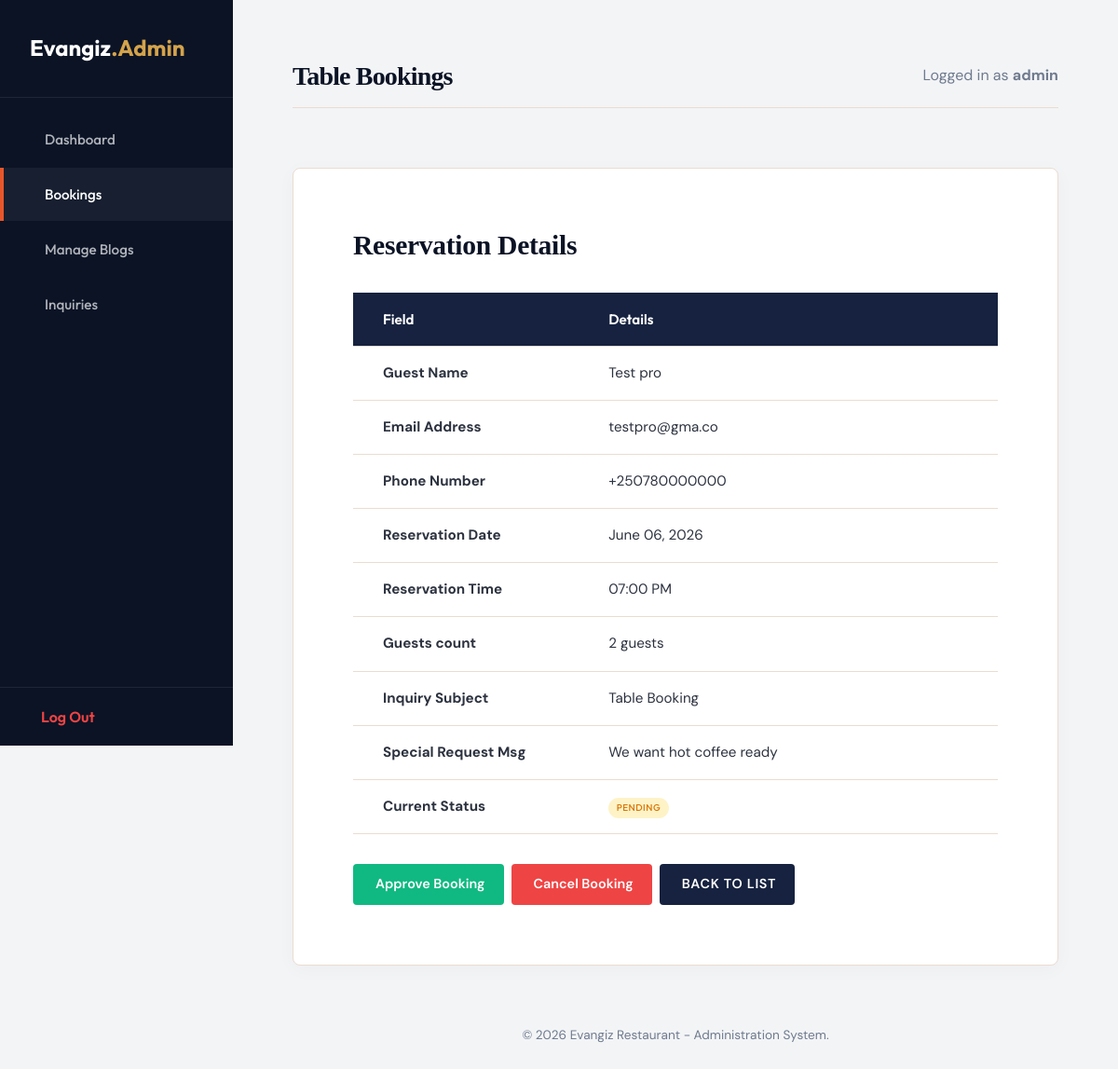
Screenshot of /admin/bookings.php?action=view&id=1 (signed in) with the database file from the repository.
### tables this page shows
CREATE TABLE bookings (
    id INTEGER PRIMARY KEY AUTOINCREMENT,
    name VARCHAR(100) NOT NULL,
    email VARCHAR(100) NOT NULL,
    phone VARCHAR(30) NOT NULL,
    booking_date DATE NOT NULL,
    booking_time TIME NOT NULL,
    guests INTEGER NOT NULL,
    subject VARCHAR(255) DEFAULT 'Table Booking',
    message TEXT DEFAULT NULL,
    status VARCHAR(20) DEFAULT 'Pending',
    created_at TIMESTAMP DEFAULT CURRENT_TIMESTAMP
);

### config.php (called while the page is built, shortened)
<?php
function url($path = '') {
    $project_root = str_replace('\\', '/', __DIR__);
    $script_filename = str_replace('\\', '/', $_SERVER['SCRIPT_FILENAME'] ?? '');
    $script_name = str_replace('\\', '/', $_SERVER['SCRIPT_NAME'] ?? '');
    $base_url = '';
    if (!empty($script_filename) && !empty($script_name)) {
        if (strpos($script_filename, $project_root) === 0) {
            $suffix = substr($script_filename, strlen($project_root));
            if (substr($script_name, -strlen($suffix)) === $suffix) {
                $base_url = substr($script_name, 0, strlen($script_name) - strlen($suffix));
            } else {
                $base_url = dirname($script_name);
                if ($base_url === '\\' || $base_url === '/') {
                    $base_url = '';
                }
            }
        }
    }
    $base_url = rtrim(str_replace('\\', '/', $base_url), '/');
    return $base_url . '/' . ltrim($path, '/');
}
?>

### admin/bookings.php (the view, shortened to what this page needs)
<?php
include_once __DIR__ . '/includes/header.php';
$action = $_GET['action'] ?? 'list';
$booking_id = intval($_GET['id'] ?? 0);
$view_booking = null;
if ($action === 'list') {
    try {
        $bookings = $conn->query("SELECT * FROM bookings ORDER BY booking_date DESC, booking_time DESC")->fetchAll();
    } catch (PDOException $e) {
        $alert_error = "Database read error: " . $e->getMessage();
    }
} elseif ($action === 'view' && $booking_id > 0) {
    try {
        $stmt = $conn->prepare("SELECT * FROM bookings WHERE id = ? LIMIT 1");
        $stmt->execute([$booking_id]);
        $view_booking = $stmt->fetch();
    } catch (PDOException $e) {
        $alert_error = "Database read error: " . $e->getMessage();
        $action = 'list';
    }
}
?>
<?php if ($action === 'view' && $view_booking): ?>
    <div class="admin-form-panel" style="max-width: 900px; width: 100%;">
        <h3 style="margin-bottom: var(--space-lg); color: var(--color-primary);">Reservation Details</h3>
        <table class="admin-table" style="margin-bottom: var(--space-lg);">
            <tr>
                <th style="width: 35%;">Field</th>
                <th>Details</th>
            </tr>
            <tr>
                <td><strong>Guest Name</strong></td>
                <td><?php echo htmlspecialchars($view_booking['name']); ?></td>
            </tr>
            <tr>
                <td><strong>Email Address</strong></td>
                <td><a href="mailto:<?php echo htmlspecialchars($view_booking['email']); ?>"><?php echo htmlspecialchars($view_booking['email']); ?></a></td>
            </tr>
            <tr>
                <td><strong>Phone Number</strong></td>
                <td><a href="tel:<?php echo htmlspecialchars($view_booking['phone']); ?>"><?php echo htmlspecialchars($view_booking['phone']); ?></a></td>
            </tr>
            <tr>
                <td><strong>Reservation Date</strong></td>
                <td><?php echo date('F d, Y', strtotime($view_booking['booking_date'])); ?></td>
            </tr>
            <tr>
                <td><strong>Reservation Time</strong></td>
                <td><?php echo date('h:i A', strtotime($view_booking['booking_time'])); ?></td>
            </tr>
            <tr>
                <td><strong>Guests count</strong></td>
                <td><?php echo intval($view_booking['guests']); ?> guests</td>
            </tr>
            <tr>
                <td><strong>Inquiry Subject</strong></td>
                <td><?php echo htmlspecialchars($view_booking['subject']); ?></td>
            </tr>
            <tr>
                <td><strong>Special Request Msg</strong></td>
                <td><?php echo nl2br(htmlspecialchars($view_booking['message'] ?: 'None')); ?></td>
            </tr>
            <tr>
                <td><strong>Current Status</strong></td>
                <td>
                    <span class="badge badge-status-<?php echo strtolower($view_booking['status']); ?>">
                        <?php echo htmlspecialchars($view_booking['status']); ?>
                    </span>
                </td>
            </tr>
        </table>
        <div style="display: flex; gap: var(--space-sm); flex-wrap: wrap;">
            <?php if ($view_booking['status'] === 'Pending'): ?>
                <a href="<?php echo admin_url('/bookings.php?action=approve&id=' . $view_booking['id']); ?>" class="btn-action btn-action-approve" style="padding: 0.65rem 1.25rem; font-size: 0.9rem; white-space: nowrap;"><i class="hgi-stroke hgi-tick-01"></i> Approve Booking</a>
                <a href="<?php echo admin_url('/bookings.php?action=cancel&id=' . $view_booking['id']); ?>" class="btn-action btn-action-delete" style="padding: 0.65rem 1.25rem; font-size: 0.9rem; white-space: nowrap;"><i class="hgi-stroke hgi-cancel-01"></i> Cancel Booking</a>
            <?php endif; ?>
            <a href="<?php echo admin_url('/bookings.php'); ?>" class="btn-action btn-action-secondary" style="padding: 0.65rem 1.25rem; font-size: 0.9rem; white-space: nowrap;"><i class="hgi-stroke hgi-arrow-left-01"></i> Back to List</a>
        </div>
    </div>
<?php endif; ?>
<?php
include_once __DIR__ . '/includes/footer.php';
?>

### css/main.css (style rules this page uses)
:root { --color-primary: #0b1325; --color-primary-light: #16223f; --color-accent: #e7562a; --color-accent-hover: #cf431a; --color-secondary: #d4a34b; --color-bg-warm: #fcf9f5; --color-bg-cream: #ffffff; --color-text-dark: #2c323f; --color-text-light: #f5f6f8; --color-text-muted: #6e7a8e; --color-border: #ebdcd0; --color-success: #10b981; --color-error: #ef4444; --color-white: #ffffff; --color-blue: #0084f7; --font-heading: 'Outfit', -apple-system, BlinkMacSystemFont, "Segoe UI", Roboto, sans-serif; --font-serif: 'Cormorant Garamond', Georgia, serif; --font-body: 'DM Sans', -apple-system, BlinkMacSystemFont, "Segoe UI", Roboto, sans-serif; --space-xs: 0.25rem; --space-sm: 0.5rem; --space-md: 1rem; --space-lg: 2rem; --space-xl: 4rem; --space-xxl: 7rem; --max-width: 1200px; --radius-sm: 4px; --radius-md: 8px; --radius-lg: 16px; --radius-xl: 32px; --radius-round: 9999px; --transition-smooth: all 0.4s cubic-bezier(0.16, 1, 0.3, 1); --transition-fast: all 0.2s ease; --shadow-subtle: 0 4px 20px rgba(0, 0, 0, 0.03); --shadow-medium: 0 8px 30px rgba(11, 19, 37, 0.06); --shadow-premium: 0 20px 50px rgba(11, 19, 37, 0.12); }
*, *::before, *::after { box-sizing: border-box; margin: 0; padding: 0; }
html { scroll-behavior: smooth; -webkit-font-smoothing: antialiased; -moz-osx-font-smoothing: grayscale; }
body { font-family: var(--font-body); font-size: 1rem; line-height: 1.65; color: var(--color-text-dark); background-color: var(--color-bg-warm); overflow-x: hidden; }
h1, h2, h3, h4, h5, h6 { font-family: var(--font-serif); font-weight: 600; color: var(--color-primary); line-height: 1.25; }
h3 { font-size: clamp(1.35rem, 3vw, 1.85rem); letter-spacing: -0.01em; }
a { color: inherit; text-decoration: none; transition: var(--transition-fast); }
.badge { display: inline-block; padding: 0.25em 0.85em; font-size: 0.625rem; font-family: var(--font-heading); font-weight: 500; letter-spacing: 0.05em; text-transform: uppercase; border-radius: var(--radius-round); }
.badge-status-pending { background-color: #fef3c7; color: #d97706; }

### admin/includes/header.php (style rules this page uses)
:root { --admin-sidebar-width: 250px; }
body { background-color: #f3f4f6; display: flex; min-height: 100vh; }
.admin-table { width: 100%; border-collapse: collapse; text-align: left; }
.admin-table th, .admin-table td { padding: var(--space-md) var(--space-lg); border-bottom: 1px solid var(--color-border); font-size: 0.95rem; }
.admin-table th { background-color: var(--color-primary-light); color: var(--color-white); font-family: var(--font-heading); font-weight: 600; }
.admin-form-panel { background-color: var(--color-bg-cream); padding: var(--space-xl); border-radius: var(--radius-md); border: 1px solid var(--color-border); box-shadow: var(--shadow-subtle); max-width: 800px; }
.btn-action { padding: 0.4rem 0.85rem; font-size: 0.8rem; border-radius: var(--radius-sm); font-weight: 600; display: inline-flex; align-items: center; gap: 4px; cursor: pointer; border: none; }
.btn-action-delete { background-color: var(--color-error); color: var(--color-white); }
.btn-action-approve { background-color: var(--color-success); color: var(--color-white); }
.btn-action-secondary { background-color: var(--color-primary-light); color: var(--color-white); text-transform: uppercase; letter-spacing: 0.05em; }

### rows the page displays
bookings: name "Test pro", email "testpro@gma.co", phone "+250780000000", booking_date "June 06, 2026", booking_time "07:00 PM", guests "2", subject "Table Booking", message "We want hot coffee ready", status "PENDING"

### other values shown
$_SESSION['admin_user'] "admin"
